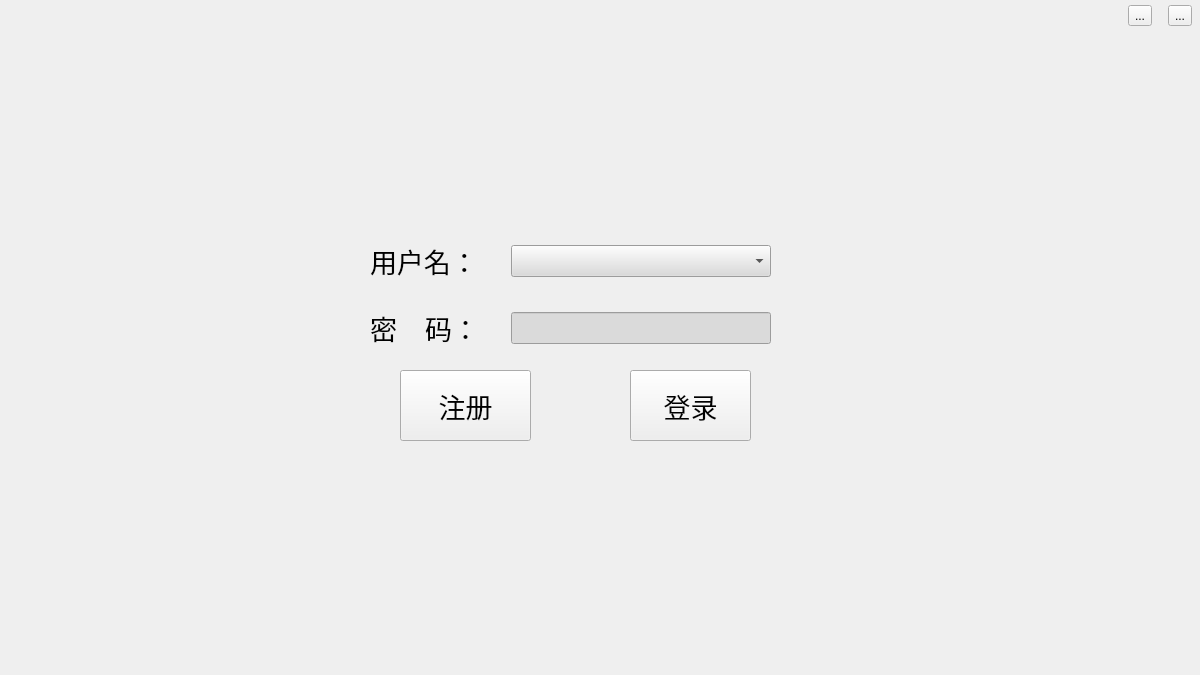
<?xml version="1.0" encoding="UTF-8"?>
<ui version="4.0">
 <class>QWidgetTitle</class>
 <widget class="QWidget" name="QWidgetTitle">
  <property name="geometry">
   <rect>
    <x>0</x>
    <y>0</y>
    <width>1200</width>
    <height>675</height>
   </rect>
  </property>
  <property name="minimumSize">
   <size>
    <width>1200</width>
    <height>675</height>
   </size>
  </property>
  <property name="maximumSize">
   <size>
    <width>1200</width>
    <height>675</height>
   </size>
  </property>
  <property name="windowTitle">
   <string>欢迎登录绿建项目管理系统</string>
  </property>
  <property name="windowIcon">
   <iconset resource="res.qrc">
    <normaloff>:/res/upda.ico</normaloff>:/res/upda.ico</iconset>
  </property>
  <widget class="myWidgetBk" name="widget_tbtn_close" native="true">
   <property name="geometry">
    <rect>
     <x>1160</x>
     <y>0</y>
     <width>41</width>
     <height>31</height>
    </rect>
   </property>
   <layout class="QHBoxLayout" name="horizontalLayout">
    <property name="leftMargin">
     <number>0</number>
    </property>
    <property name="topMargin">
     <number>0</number>
    </property>
    <property name="rightMargin">
     <number>0</number>
    </property>
    <property name="bottomMargin">
     <number>0</number>
    </property>
    <item>
     <widget class="QToolButton" name="tbtn_close">
      <property name="text">
       <string>...</string>
      </property>
     </widget>
    </item>
   </layout>
  </widget>
  <widget class="QWidget" name="widget_2" native="true">
   <property name="geometry">
    <rect>
     <x>370</x>
     <y>220</y>
     <width>401</width>
     <height>151</height>
    </rect>
   </property>
   <property name="autoFillBackground">
    <bool>false</bool>
   </property>
   <layout class="QGridLayout" name="gridLayout">
    <item row="1" column="0">
     <widget class="QLabel" name="label_2">
      <property name="font">
       <font>
        <family>华文新魏</family>
        <pointsize>20</pointsize>
       </font>
      </property>
      <property name="text">
       <string>密    码：</string>
      </property>
     </widget>
    </item>
    <item row="0" column="1">
     <widget class="QComboBox" name="comboBox">
      <property name="minimumSize">
       <size>
        <width>260</width>
        <height>32</height>
       </size>
      </property>
      <property name="maximumSize">
       <size>
        <width>260</width>
        <height>32</height>
       </size>
      </property>
      <property name="statusTip">
       <string/>
      </property>
      <property name="styleSheet">
       <string notr="true">
font: 16pt &quot;华文新魏&quot;;
background-color: rgb(218, 218, 218);
</string>
      </property>
      <property name="insertPolicy">
       <enum>QComboBox::InsertAtBottom</enum>
      </property>
     </widget>
    </item>
    <item row="1" column="1">
     <widget class="QLineEdit" name="lineEdit">
      <property name="minimumSize">
       <size>
        <width>260</width>
        <height>32</height>
       </size>
      </property>
      <property name="maximumSize">
       <size>
        <width>260</width>
        <height>32</height>
       </size>
      </property>
      <property name="styleSheet">
       <string notr="true">background-color: rgb(218, 218, 218);
font: 16pt &quot;华文新魏&quot;;</string>
      </property>
      <property name="echoMode">
       <enum>QLineEdit::Password</enum>
      </property>
     </widget>
    </item>
    <item row="0" column="0">
     <widget class="QLabel" name="label">
      <property name="font">
       <font>
        <family>华文新魏</family>
        <pointsize>20</pointsize>
       </font>
      </property>
      <property name="text">
       <string>用户名：</string>
      </property>
     </widget>
    </item>
   </layout>
   <zorder>comboBox</zorder>
   <zorder>label</zorder>
   <zorder>label_2</zorder>
   <zorder>lineEdit</zorder>
  </widget>
  <widget class="MyPushButton" name="btn_register">
   <property name="geometry">
    <rect>
     <x>400</x>
     <y>370</y>
     <width>131</width>
     <height>71</height>
    </rect>
   </property>
   <property name="font">
    <font>
     <family>华文新魏</family>
     <pointsize>20</pointsize>
     <italic>false</italic>
     <bold>false</bold>
    </font>
   </property>
   <property name="styleSheet">
    <string notr="true">font: 20pt &quot;华文新魏&quot;;</string>
   </property>
   <property name="text">
    <string>注册</string>
   </property>
   <property name="icon">
    <iconset resource="res.qrc">
     <normaloff>:/res/register.png</normaloff>:/res/register.png</iconset>
   </property>
   <property name="iconSize">
    <size>
     <width>60</width>
     <height>60</height>
    </size>
   </property>
  </widget>
  <widget class="MyPushButton" name="btn_login">
   <property name="geometry">
    <rect>
     <x>630</x>
     <y>370</y>
     <width>121</width>
     <height>71</height>
    </rect>
   </property>
   <property name="font">
    <font>
     <family>华文新魏</family>
     <pointsize>20</pointsize>
     <italic>false</italic>
     <bold>false</bold>
    </font>
   </property>
   <property name="styleSheet">
    <string notr="true">
font: 20pt &quot;华文新魏&quot;;</string>
   </property>
   <property name="text">
    <string>登录</string>
   </property>
   <property name="icon">
    <iconset resource="res.qrc">
     <normaloff>:/res/login.svg</normaloff>:/res/login.svg</iconset>
   </property>
   <property name="iconSize">
    <size>
     <width>60</width>
     <height>60</height>
    </size>
   </property>
  </widget>
  <widget class="myWidgetBk" name="widget_tbtn_min" native="true">
   <property name="geometry">
    <rect>
     <x>1120</x>
     <y>0</y>
     <width>41</width>
     <height>31</height>
    </rect>
   </property>
   <layout class="QHBoxLayout" name="horizontalLayout_2">
    <property name="leftMargin">
     <number>0</number>
    </property>
    <property name="topMargin">
     <number>0</number>
    </property>
    <property name="rightMargin">
     <number>0</number>
    </property>
    <property name="bottomMargin">
     <number>0</number>
    </property>
    <item>
     <widget class="QToolButton" name="tbtn_min">
      <property name="text">
       <string>...</string>
      </property>
     </widget>
    </item>
   </layout>
  </widget>
 </widget>
 <customwidgets>
  <customwidget>
   <class>myWidgetBk</class>
   <extends>QWidget</extends>
   <header location="global">mywidgetbk.h</header>
   <container>1</container>
  </customwidget>
  <customwidget>
   <class>MyPushButton</class>
   <extends>QPushButton</extends>
   <header location="global">mypushbutton.h</header>
  </customwidget>
 </customwidgets>
 <resources>
  <include location="res.qrc"/>
 </resources>
 <connections/>
</ui>
